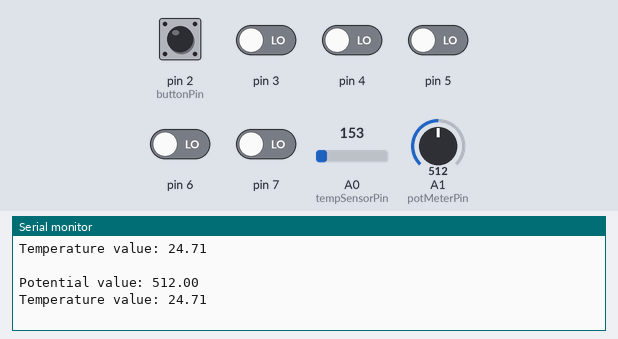
The sketch below on a simulated Arduino Uno, built with avr-gcc and run on an emulated ATmega328P. On the bench: the last lines printed to the serial monitor. Inputs (shaded band) come from the test bench; at power-on: pin 2 (buttonPin) HIGH, pin 3–7 LOW, A0 (tempSensorPin) = 153, A1 (potMeterPin) = 512.

Above: at 1.3 s.
1.4 s: A0 (tempSensorPin) set to 165
At 1.84 s:
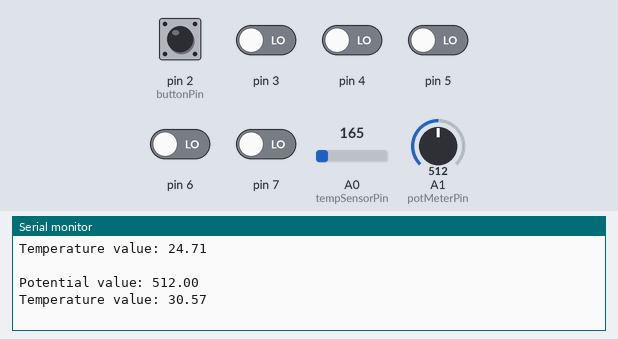
2.9 s: A1 (potMeterPin) set to 716
At 3.34 s:
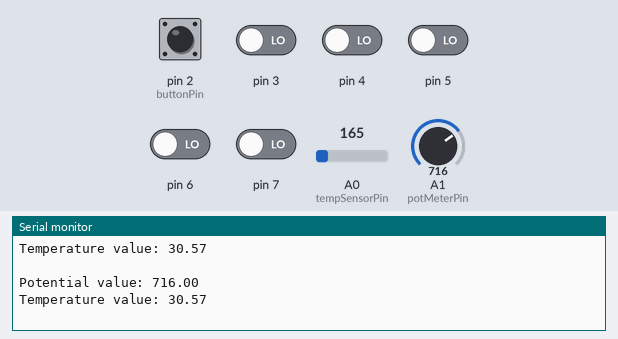
4.4 s: A0 (tempSensorPin) set to 175
At 5.8 s:
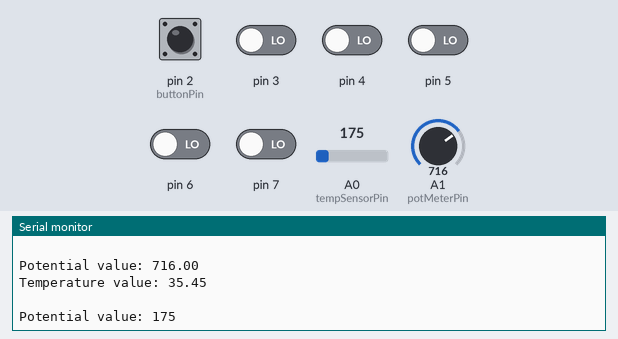
5.9 s: A1 (potMeterPin) set to 900
At 6.85 s:
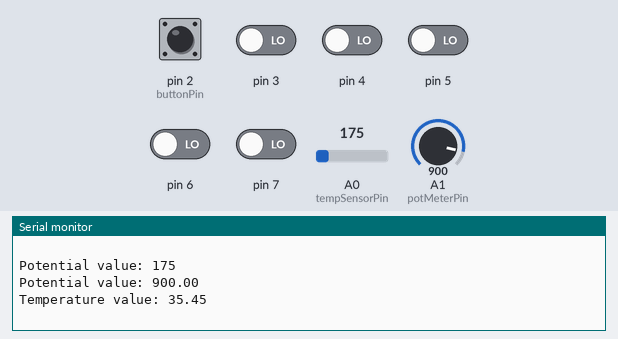
Timing chart, 0 to 8.4 s (numbered marks = the images above; inputs shaded):
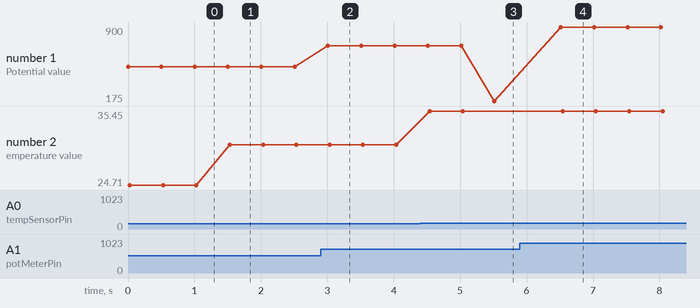

The sketch:

Laboratory_5.ino
```cpp
int tempSensorPin = A0;
int potMeterPin = A1;
int buttonPin = PD2;

int timer = 0;

void setup() {
  Serial.begin(9600);

  PORTD |= (1 << buttonPin);

  ADMUX = 0;
  ADMUX |= (1 << MUX0);
  ADMUX |= (1 << REFS0);

  ADCSRA = 0;
  ADCSRA |= (7 << ADPS0);
  ADCSRA |= (1 << ADEN);
}

void loop() {
  //1
  float valuePotMeter = analogRead(potMeterPin);
  float valueTempSensor = analogRead(tempSensorPin);

  float tempValue = (((valueTempSensor * 5) / 1024) - 0.5) * 100;

  Serial.print("Potential value: ");
  Serial.println(valuePotMeter);
  Serial.print("Temperature value: ");
  Serial.println(tempValue);
  Serial.println(" ");

  delay(500);

  //2
  int valueButton = PIND & (1 << buttonPin);
  if(valueButton == LOW){
    ADCSRA |= (1 << ADSC);
    while (!(ADCSRA & (1 << ADIF)));
    uint16_t valuePotMeter = ADC;
    Serial.print("Potential value: ");
    Serial.println(valuePotMeter);
    Serial.println();
    delay(1000);
  }

  //3
  if(timer == 10){
    ADCSRA |= (1 << ADSC);
    while (!(ADCSRA & (1 << ADIF)));
    uint16_t valuePotMeter = ADC;
    Serial.print("Potential value: ");
    Serial.println(valuePotMeter);
    Serial.println();
    delay(1000);
    timer -= 10;
  } else timer++;
}
```

Measured:
- after the input at 1.4 s, the serial monitor: prints a new line after 0.13 s (image 1)
- after the input at 2.9 s, the serial monitor: prints a new line after 0.11 s (image 2)
- after the input at 4.4 s, the serial monitor: prints a new line after 0.14 s (image 3)
- after the input at 5.9 s, the serial monitor: prints a new line after 0.62 s (image 4)
- plotted number 1: 512 → 716 after the input at 2.9 s, 716 → 175 after the input at 4.4 s, 175 → 900 after the input at 5.9 s
- plotted number 2: 24.71 → 30.57 after the input at 1.4 s, 30.57 → 35.45 after the input at 4.4 s
